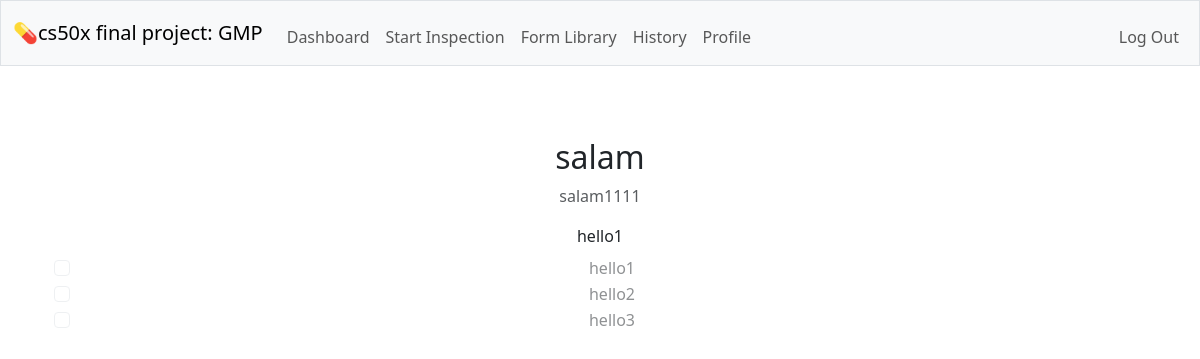
Page /forms_show/14/preview (signed in) on the committed database.
### tables this page shows
CREATE TABLE forms (id INTEGER PRIMARY KEY AUTOINCREMENT NOT NULL, name TEXT NOT NULL UNIQUE, description TEXT NOT NULL, created_by INTEGER NOT NULL, FOREIGN KEY (created_by) REFERENCES users(id) );

CREATE TABLE form_fields (id INTEGER PRIMARY KEY AUTOINCREMENT NOT NULL, form_id INTEGER NOT NULL, label TEXT NOT NULL, field_type TEXT NOT NULL,  options TEXT, required BOOLEAN NOT NULL DEFAULT 1, display_order INTEGER DEFAULT 0,  FOREIGN KEY (form_id) REFERENCES forms(id) );

### app.py (the view)
@app.route("/forms_show/<int:form_id>/preview")
@login_required
def preview_form(form_id):
    form = db.execute("SELECT * FROM forms WHERE id = ?", form_id)
    fields = db.execute("SELECT * FROM form_fields WHERE form_id = ? ORDER BY display_order", form_id)
    if not form:
        return apology("Form not found", 404)
    return render_template("form_preview.html", form=form[0], fields=fields)

### helpers.py (called while the page is built)
def login_required(f):
    @wraps(f)
    def decorated_function(*args, **kwargs):
        if session.get("user_id") is None:
            return redirect("/login")
        return f(*args, **kwargs)
    return decorated_function

### templates/form_preview.html (shortened to what this page needs)
{% extends "layout.html" %}
{% block main %}
<div class="container mt-4">
    <h2>{{ form.name }}</h2>
    <p class="text-muted">{{ form.description }}</p>
    <form>
        {% for field in fields %}
            <div class="mb-3">
                <label class="form-label">{{ field.label }}{% if field.required == 1 %} *{% endif %}</label>
                {% if field.field_type == 'text' %}
                    <input type="text" class="form-control" disabled>
                {% elif field.field_type == 'textarea' %}
                    <textarea class="form-control" rows="3" disabled></textarea>
                {% elif field.field_type == 'number' %}
                    <input type="number" class="form-control" disabled>
                {% elif field.field_type == 'date' %}
                    <input type="date" class="form-control" disabled>
                {% elif field.field_type == 'datetime' %}
                    <input type="datetime-local" class="form-control" disabled>
                {% elif field.field_type == 'checkbox' %}
                    {% for option in field.options.split(',') %}
                        <div class="form-check">
                            <input class="form-check-input" type="checkbox" disabled>
                            <label class="form-check-label">{{ option.strip() }}</label>
                        </div>
                    {% endfor %}
                {% endif %}
            </div>
        {% endfor %}
    </form>
</div>
{% endblock %}

### rows in the picture
forms: name "salam", description "salam1111"
form_fields: label "hello1", strip "hello1" "hello2" "hello3"
